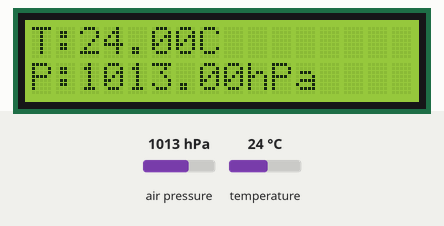
Simulated run of this sketch. Board: Arduino Uno, built with avr-gcc and run on an emulated ATmega328P. Shown: 16×2 character LCD. Inputs (shaded band) come from the test bench; at power-on: air pressure 1013 hPa, temperature 24 °C.

Above: at 2.2 s.
2.3 s: air pressure set to 952 hPa
At 4.1 s:
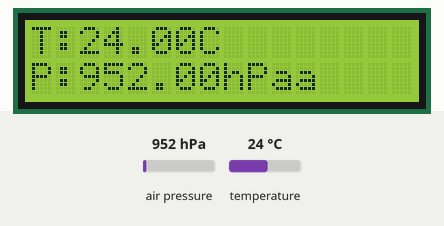
4.5 s: temperature set to 12 °C
At 6.2 s:
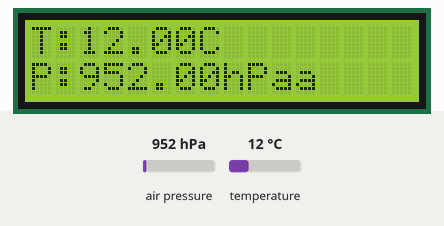
6.6 s: air pressure set to 975 hPa
At 8.3 s:
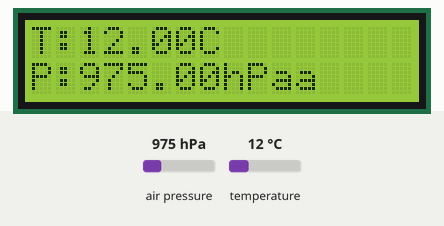
8.6 s: temperature set to 19 °C
At 10.3 s:
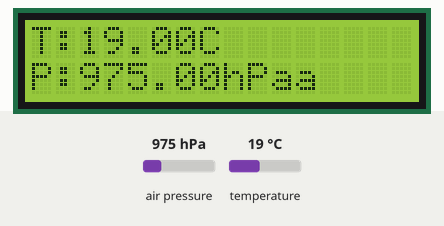
Timing chart, 0 to 11.6 s (numbered marks = the images above; inputs shaded):
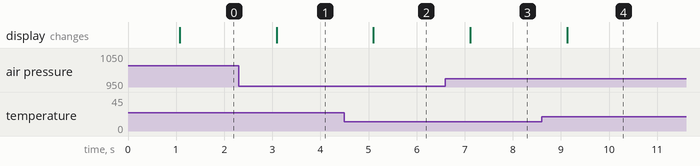

The sketch:

C_Pressure_Sensor.ino
```cpp
/*CIRCUIT - VCC - 3.3V, SCL - A5 Pin, SDA - A4 Pin, GND - GND*/

#include <Wire.h>
#include <Adafruit_BMP280.h>
#include <LiquidCrystal.h>
LiquidCrystal lcd(12, 11, 5, 4, 3, 2);
Adafruit_BMP280 bmp;

void setup()
{
  lcd.begin(16, 2);
  if (!bmp.begin(0x76))
  {   // Most BMP280 modules use 0x76
    lcd.print("BMP280 Error!");
    while (1);
  }
  lcd.print("BMP280 Ready");
  delay(1000);
  lcd.clear();
}

void loop()
{
  float temperature = bmp.readTemperature();       // °C
  float pressure = bmp.readPressure() / 100.0;     // hPa
  float altitude = bmp.readAltitude(1013.25);      // sea level pressure default

  lcd.setCursor(0, 0);
  lcd.print("T:");
  lcd.print(temperature);
  lcd.print("C   ");
  lcd.setCursor(0, 1);
  lcd.print("P:");
  lcd.print(pressure);
  lcd.print("hPa");

  delay(1000);
}
```

Measured:
- after the input at 2.3 s, the display: changes after 0.79 s (image 1)
- after the input at 4.5 s, the display: changes after 0.60 s (image 2)
- after the input at 6.6 s, the display: changes after 0.52 s (image 3)
- after the input at 8.6 s, the display: changes after 0.53 s (image 4)
